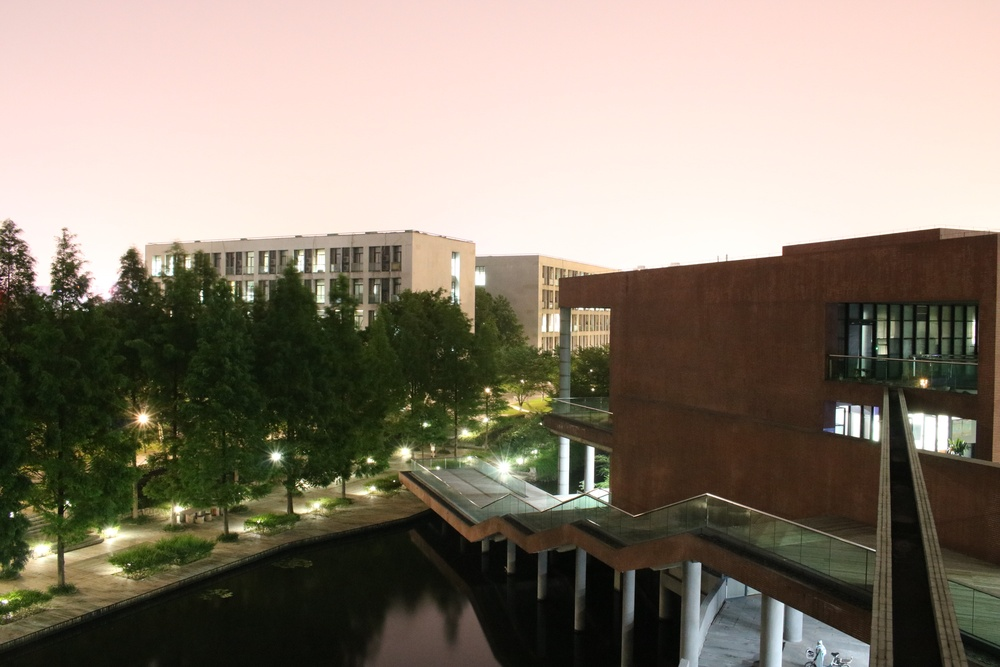
%> input picture alignallfunc/coference hall01.JPG, 1000 x 667 px, shrunk from 6000 x 4000 before the run
$ octave --eval "result = sharpen_pic(imread('coference hall01.JPG'));"   (GNU Octave 9; MATLAB toolbox functions it lacks are replaced by stand-ins)
%> lines starting %> are read from the running program, lines starting %| are printed output that depends on the picture; in (x1, y1, x2, y2) boxes, pixels count from 0 and x2, y2 are one past the last pixel; in counts of white or black regions, pixels touching at a corner belong together; the program's own positions count from 1
function f = sharpen_pic(x)
src = x;
%> src is the input picture: size 667x1000x3 uint8; mean R, G, B 136.1, 126, 111.5
SrcYcbcr = rgb2ycbcr(src);
%> SrcYcbcr: size 667x1000x3 uint8; mean of channels 1, 2, 3 125.4, 120.2, 133.4
SrcY = SrcYcbcr(:,:,1);
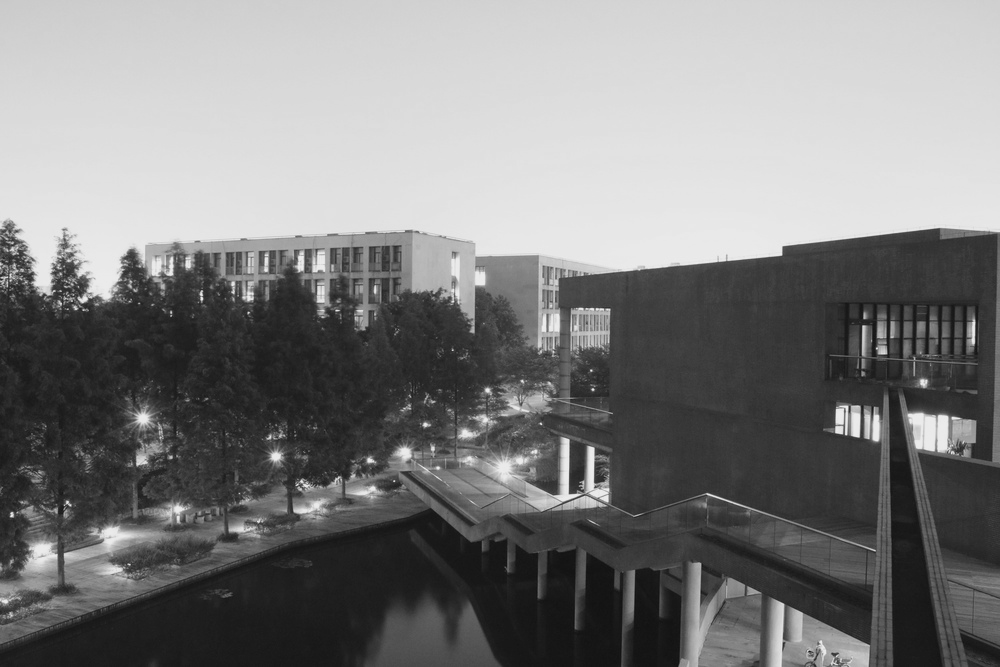
%> SrcY: size 667x1000 uint8; min 17, max 235, mean 125.4
size = 3;
sigma = 1;
amount = 1.5;
threshold = 15;
gaussFilter = fspecial('gaussian',[size,size],sigma);
SrcY_lf = imfilter(SrcY,gaussFilter,'symmetric');

SrcY_hf = SrcY - SrcY_lf;
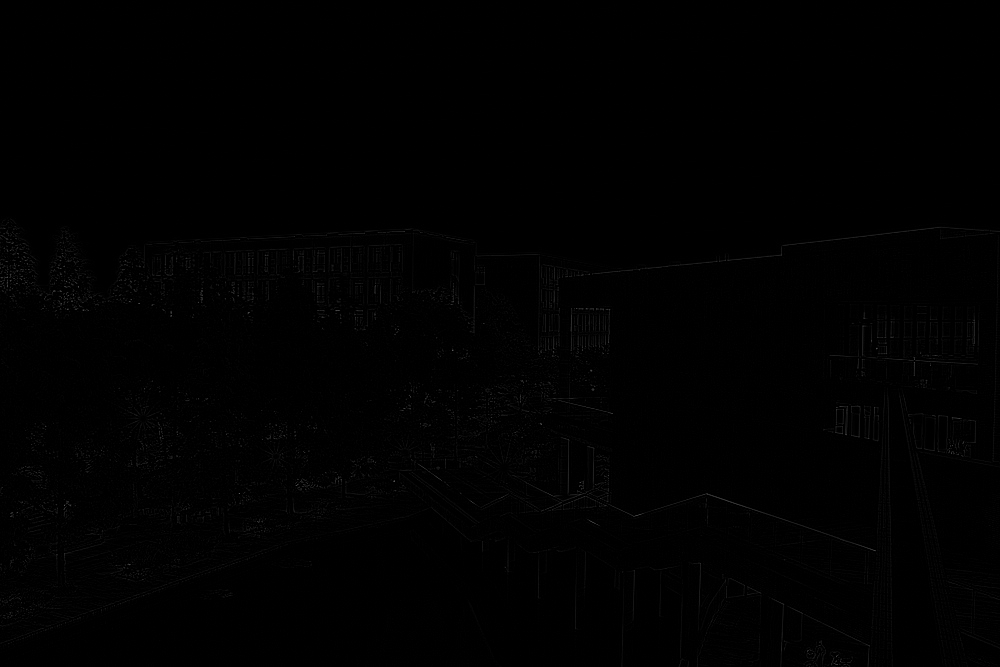
%> SrcY_hf: size 667x1000 uint8; min 0, max 90, mean 0.9
imLabel = (SrcY_hf>threshold);
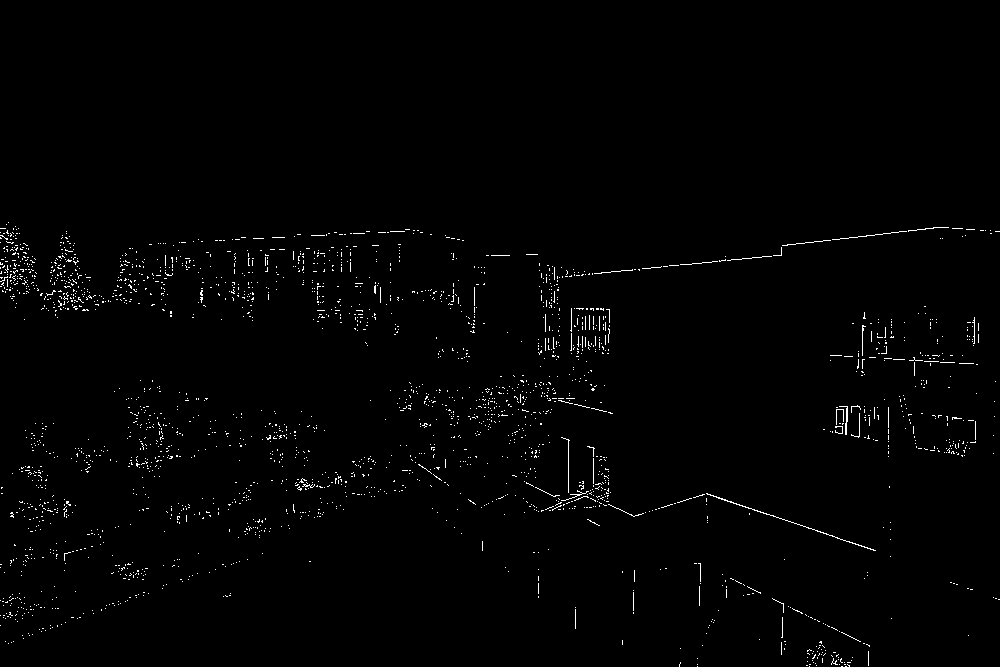
%> imLabel: size 667x1000 logical; 1.1% white in thin lines or dots, all inside (x1, y1, x2, y2) = (0, 222, 1000, 667)
imLabel = uint8(imLabel);
imDstY = uint8(SrcY+amount*SrcY_hf.*imLabel);
% figure,imshow([SrcY,SrcY_lf,SrcY_hf,imDstY]);
SrcYcbcr(:,:,1) = imDstY;
%> SrcYcbcr: size 667x1000x3 uint8; mean of channels 1, 2, 3 125.7, 120.2, 133.4
f = ycbcr2rgb(uint8(SrcYcbcr));
% figure,montage({src,imDst});
% figure,imshow(imDst);
end
